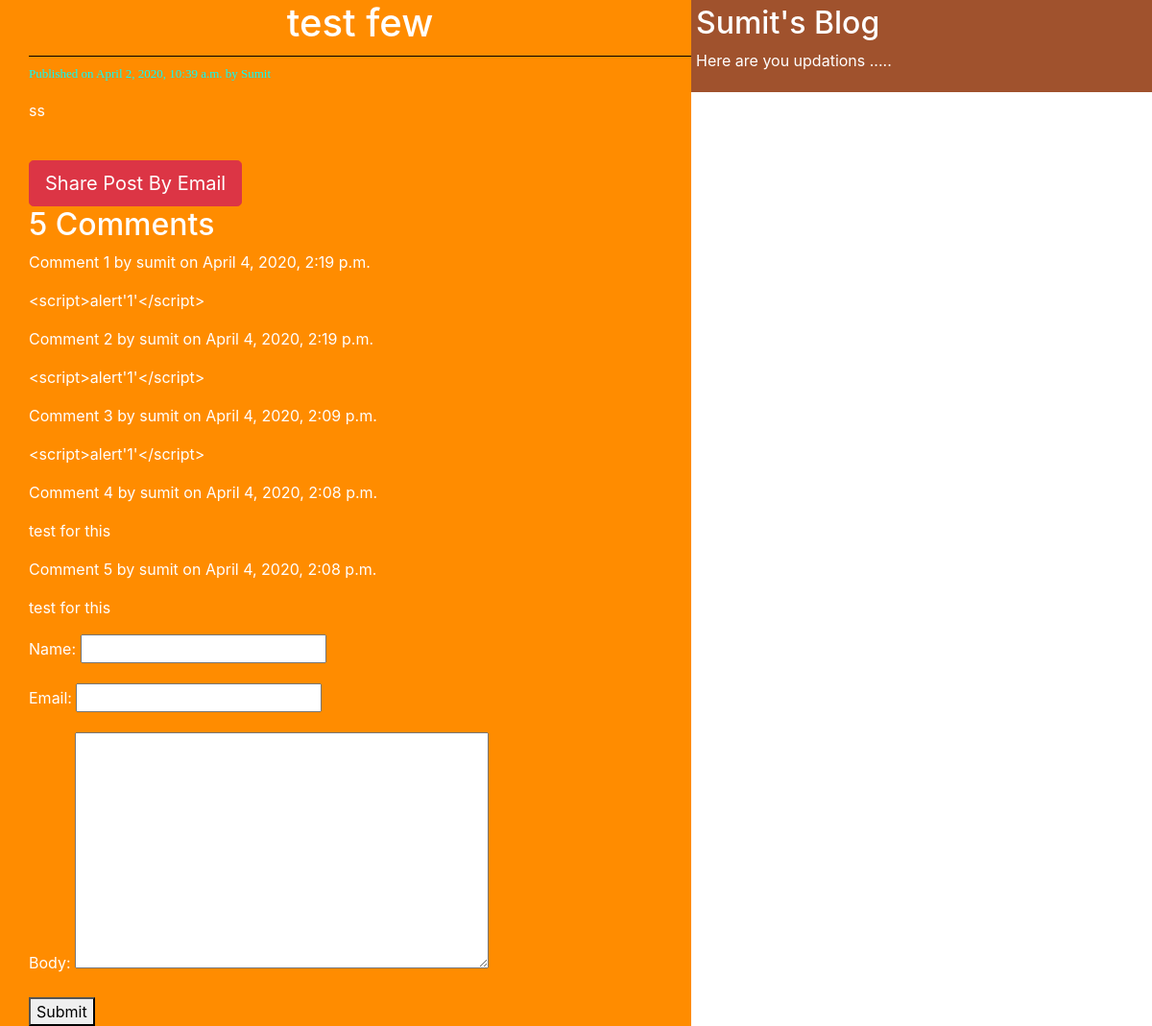
/2020/04/02/test-few/, run on the app's committed database.
### app/models.py (models this page shows, shortened)
class Post(models.Model):
    STATUS_CHOICES=[('draft','Draft'),('published','Published')]
    title=models.CharField(max_length=210)
    slug=models.SlugField(max_length=90,unique_for_date='publish') # for user friendly url
    author=models.ForeignKey(User,related_name='blog_posts',on_delete=models.CASCADE)
    body=models.TextField()
    publish=models.DateTimeField(default=timezone.now)
    created=models.DateTimeField(auto_now_add=True) # automatically set
    updated=models.DateTimeField(auto_now=True) # automatically  set will it will save last time
    status=models.CharField(max_length=10,choices=STATUS_CHOICES,default='draft')
    tags=TaggableManager()
    objects=CustomManager()
    class Meta:
        ordering=('-publish',)

class Comment(models.Model):
    post=models.ForeignKey(Post,on_delete=models.CASCADE,related_name='comments')
    name=models.CharField(max_length=32)
    email=models.EmailField()
    body=models.TextField()
    created=models.DateTimeField(auto_now_add=True)
    updated=models.DateTimeField(auto_now=True)
    active=models.BooleanField(default=True)
    class Meta:
        ordering=('-created',)

### app/views.py (the view)
# urls.py: path('<year>/<month>/<day>/<post>/',views.post_detail,name='post_detail'),
def post_detail(req,year,month,day,post):
    post=get_object_or_404(Post,slug=post,status='published',publish__day=day,publish__year=year,publish__month=month)
    comments=post.comments.filter(active=True) # comments is related name
    csubmit=False
    if req.method == 'POST':
        form=CommentForm(req.POST)
        if form.is_valid():
            new_comment=form.save(commit=False)
            new_comment.post=post
            new_comment.save()
            csubmit=True
    else:
        form=CommentForm()
    return render(req,'post_detail.html',{'post':post,'form':form,'csubmit':csubmit,'comments':comments})

### app/forms.py
class CommentForm(forms.ModelForm):
    class Meta:
        model=Comment
        fields=('name','email','body')

### app/models.py (called while the page is built)
    def get_queryset(self):
        return super().get_queryset().filter(status='published')

### templates/post_detail.html (shortened to what this page needs)
{% extends 'base.html' %}
{% block content %}
    <h1>{{ post.title }}</h1>
       <p id="date">Published on {{ post.publish }} by {{ post.author | title }}</p>
        {{ post.body  | linebreaks }}<br>
    <a href="/{{ post.id }}/share" class="btn btn-lg btn-danger" target="_blank"> Share Post By Email</a>
{% with comments.count as comment_counts %}
    <h2>{{ comment_counts }} Comment{{ comment_counts|pluralize }}</h2>
    {% endwith %}
    {% if comments %}
        {% for comment in comments %}
           <p id="ch"> Comment {{ forloop.counter }} by {{ comment.name }} on {{ comment.created }}</p>
            <div class="cb">{{ comment.body|linebreaks }}</div>
        {% endfor %}
    {% else %}
        <p> No Comment in this Post </p>
    {% endif %}
    {% if csubmit %}
        <h2>Your Comment Added Successfully </h2>
        {% else %}
        <form method="post">
            {{ form.as_p }}
            <button type="submit">Submit</button>
        </form>
    {% endif %}
{% endblock %}

### templates/base.html (shortened to what this page needs)
{% load static %}
<!DOCTYPE html>
<html lang="en">
<head>
    <link rel="stylesheet" href="https://stackpath.bootstrapcdn.com/bootstrap/4.4.1/css/bootstrap.min.css">
    <link rel="stylesheet" href="{% static "css/blog.css" %}">
</head>
<body>
    <div class="content">
        {% block content %}
        {% endblock %}
    </div>
    <div class="sidebar">
        <h2>Sumit's Blog</h2>
        <p>Here are you updations ..... </p>
    </div>
</body>
</html>

### app/static/css/blog.css (style rules this page uses)
.content { width: 60%; float: left; padding: 0 0 0 30px; background: darkorange; }
.sidebar { width:40%; float: right; padding: 5px; background: sienna; height: 100%; }
h1 { text-align: center; border-bottom: 1px solid black; padding-bottom: 10px; }
body { color: white; }
#date { color: aqua; font-size:13px ; font-family: "Arial Black"; }

### data on the page
Post: title "test few", publish "April 2, 2020, 10:39 a.m.", author "Sumit", body "ss"
Comment: name "sumit", created "April 4, 2020, 2:19 p.m.", body "<script>alert'1'</script>"
Comment: name "sumit", created "April 4, 2020, 2:19 p.m.", body "<script>alert'1'</script>"
Comment: name "sumit", created "April 4, 2020, 2:09 p.m.", body "<script>alert'1'</script>"
Comment: name "sumit", created "April 4, 2020, 2:08 p.m.", body "test for this"
Comment: name "sumit", created "April 4, 2020, 2:08 p.m.", body "test for this"

### other printed values
{{ comment_counts }} "5"
